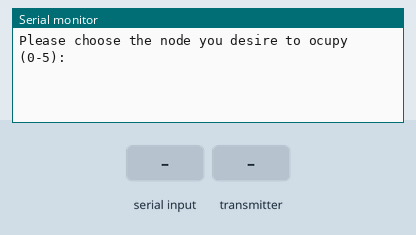
Recording of a sketch running on a simulated Arduino Uno, built with avr-gcc and run on an emulated ATmega328P. Parts: the last lines printed to the serial monitor. Inputs (shaded band) come from the test bench. No radio packets arrive unless stated.

Above: at 0.9 s.
1.0 s: "90,45\n" received over Serial
At 2.1 s:
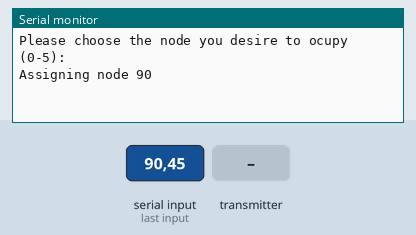
2.5 s: the transmitter starts sending message = 0
At 3.1 s:
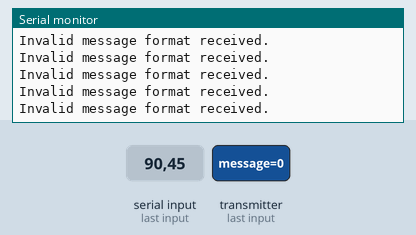
4.4 s: "30,150\n" received over Serial
At 6.2 s:
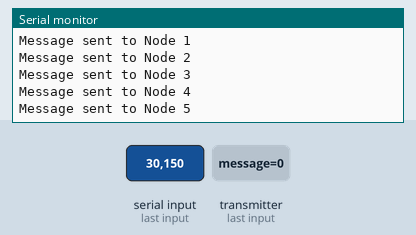
7.0 s: "0\n" received over Serial
At 9.8 s:
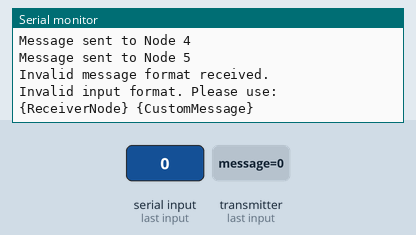
Timing chart, 0 to 11.0 s (numbered marks = the images above; inputs shaded):
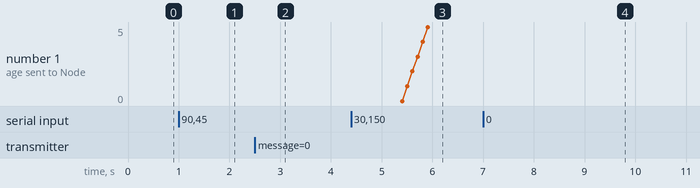

Measured:
- after the input at 1.0 s, the serial monitor: prints a new line at once (image 1)
- after the input at 2.5 s, the serial monitor: prints a new line at once (image 2)
- after the input at 4.4 s, the serial monitor: prints a new line after 1.0 s (image 3)
- after the input at 7.0 s, the serial monitor: prints a new line after 2.0 s (image 4)

The sketch:

Transceiver_Arduinos.ino
```cpp
#include <SPI.h>
#include <printf.h>
#include <RF24.h>

#define CE_PIN  7
#define CSN_PIN 8

#define PAYLOAD_LENGHT 200

RF24 radio(CE_PIN, CSN_PIN);

const uint8_t address[][6] = { "1Node", "2Node", "3Node", "4Node", "5Node", "6Node" };

uint8_t nodeID = 0;

struct PayloadStruct
{
  char message[PAYLOAD_LENGHT];
  uint8_t counter;
};

PayloadStruct payload;

void setup() {
  Serial.begin(115200);

  Serial.println("Please choose the node you desire to ocupy (0-5):");
  while(Serial.available() == 0){}

  String input = Serial.readStringUntil('\n');
  int inputID = input.toInt();

  nodeID = inputID;

  Serial.println("Assigning node " + String(nodeID));

  radio.begin();
  radio.setChannel(76);
  radio.setPALevel(RF24_PA_HIGH);
  radio.setDataRate(RF24_1MBPS);
  radio.setCRCLength(RF24_CRC_16);

  radio.openWritingPipe(address[nodeID]);
  radio.openReadingPipe(1, address[nodeID]);
  payload.counter = 0;

  radio.startListening(); // Start listening for incoming messages
}

void loop() {

  if (radio.available()) // Check if there is a message available
  {
    memset(&payload, 0, sizeof(payload));
    radio.read(&payload, sizeof(payload)); // Read the incoming payload

    // Parse the incoming message
    int transmitterNode, receiverNode;
    char customMessage[100]; // Buffer for custom message

    // Extract the message format "{TransmitterNode} {ReceiverNode} {CustomMessage}"
    if (sscanf(payload.message, "%d %d %[^\n]", &transmitterNode, &receiverNode, customMessage) == 3)
    {
      // Check if the message is meant for this node
      if (receiverNode == nodeID)
      {
        // Print the received message details
        // Serial.print("Received message: ");
        Serial.println(payload.message);
      }
      else
      {
        Serial.print("Message ignored | Inteded Node: ");
        Serial.println(receiverNode); // Print the ignored message for clarity
      }
    }
    else
    {
      Serial.println("Invalid message format received.");
    }
  }

  if (Serial.available()) // Check if there's input from the Serial Monitor
  {
    radio.stopListening(); // Stop listening for incoming messages

    String input_monitor = Serial.readString();

    input_monitor[PAYLOAD_LENGHT-1] = '\n';

    // Read the input into a buffer
    char inputMessage[PAYLOAD_LENGHT]; // Adjust size as needed

    input_monitor.toCharArray(inputMessage, sizeof(inputMessage));

    // Parse the receiver node and custom message
    int receiverNode;
    char customMessage[PAYLOAD_LENGHT]; // Adjust size as needed

    // Use sscanf to extract receiver node and message from input
    if (sscanf(inputMessage, "%d %[^\n]", &receiverNode, customMessage) == 2)
    {
      // Prepare the message to send
      payload.counter++; // Increment the counter

      // Loop through all nodes to send the message
      for (uint8_t i = 0; i < sizeof(address) / sizeof(address[0]); i++)
      {
        // Format the message as "{TransmitterNode} {ReceiverNode} {CustomMessage}"
        snprintf(payload.message, sizeof(payload.message), "%d %d %s", nodeID, receiverNode, customMessage);
        radio.openWritingPipe(address[i]); // Open the pipe to the specific receiver

        // Send the payload
        bool success = radio.write(&payload, sizeof(payload));

        if (success)
        {
          Serial.print("Message sent to Node ");
          Serial.println(i);
        }
        else
        {
          Serial.print("Failed to send to Node ");
          Serial.println(i);
        }
        delay(100); // Small delay to avoid flooding
      }
    }
    else
    {
      Serial.println("Invalid input format. Please use: {ReceiverNode} {CustomMessage}");
    }
    radio.startListening();
    delay(2000); // Wait before allowing another input
  }
}
```
